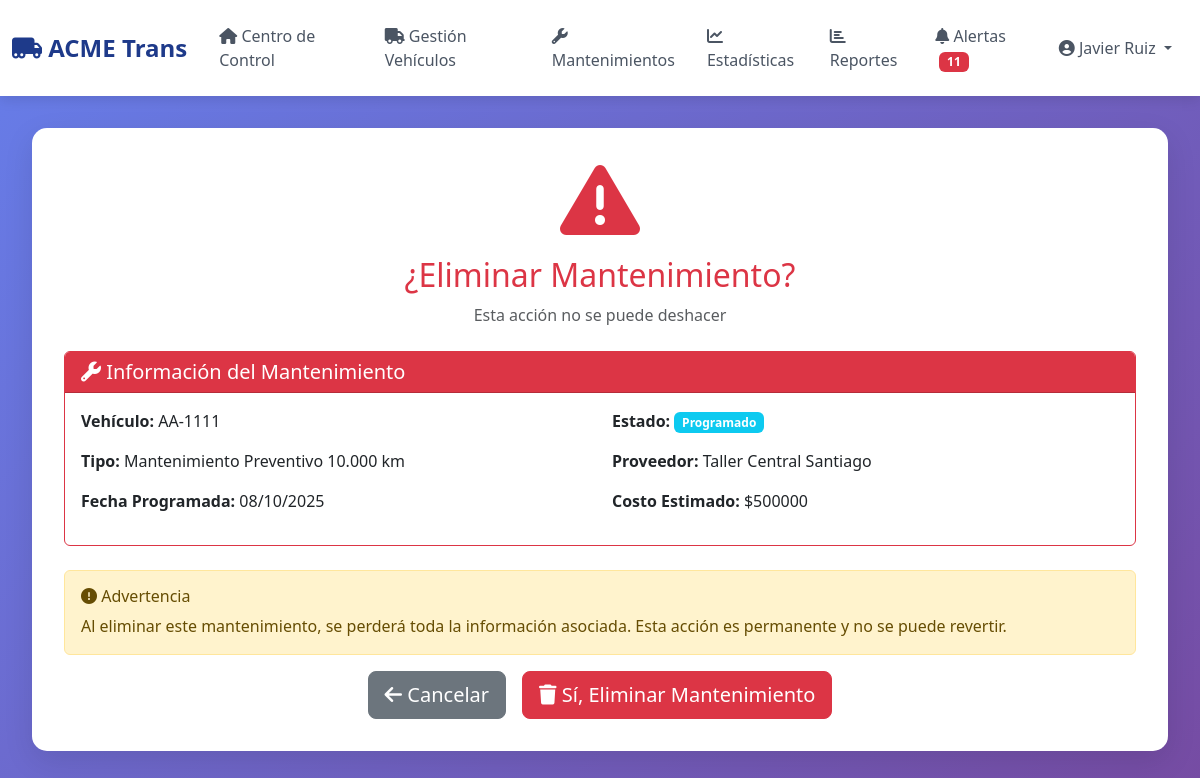
Page /dashboard/mantenimientos/2/eliminar/ (signed in) on the earlier database version.
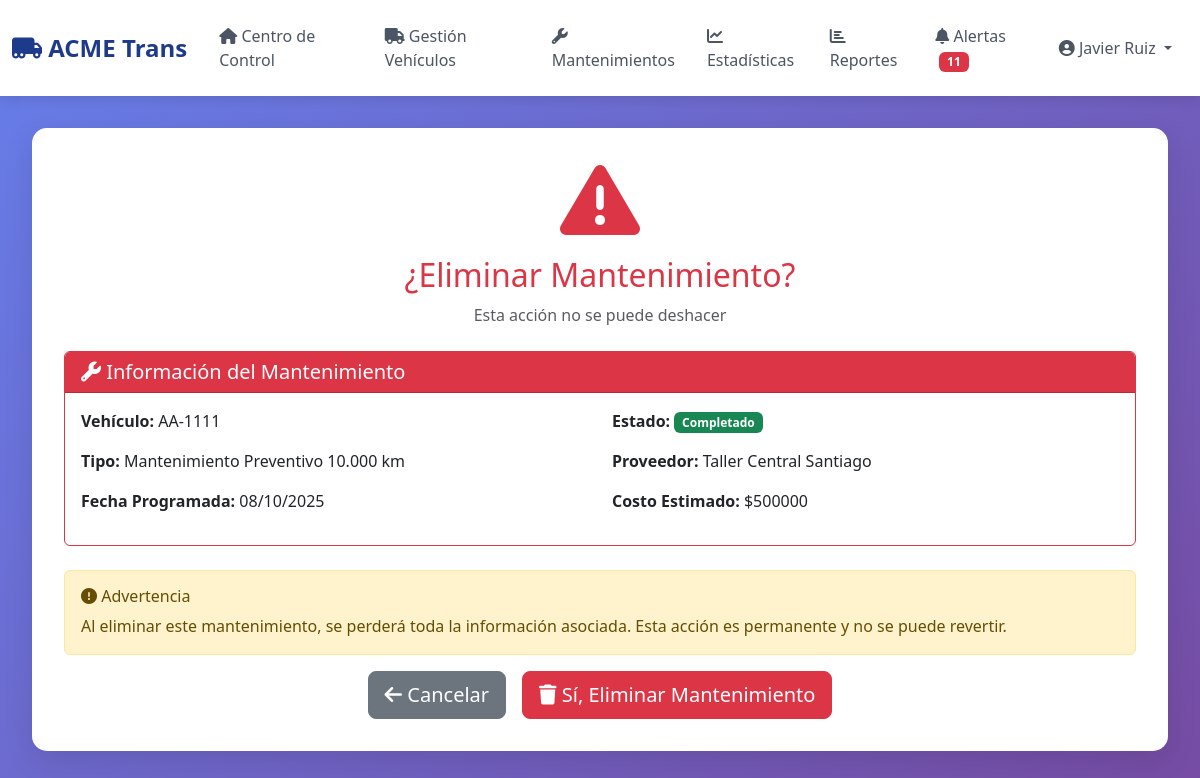
Same page on the later database version.
### flota/models.py (models this page shows, shortened)
class Mantenimiento(models.Model):
    ESTADO_CHOICES = [
        ('programado', 'Programado'),
        ('en_proceso', 'En Proceso'),
        ('completado', 'Completado'),
        ('cancelado', 'Cancelado'),
    ]
    TIPO_CHOICES = [
        ('preventivo', 'Preventivo'),
        ('correctivo', 'Correctivo'),
    ]
    PRIORIDAD_CHOICES = [
        ('baja', 'Baja'),
        ('media', 'Media'),
        ('alta', 'Alta'),
        ('critica', 'Crítica'),
    ]
    vehiculo = models.ForeignKey(
        Vehiculo,
        on_delete=models.CASCADE,
        related_name='mantenimientos',
        verbose_name="Vehículo"
    )
    tipo_mantenimiento = models.ForeignKey(
        TipoMantenimiento,
        on_delete=models.CASCADE,
        verbose_name="Tipo de Mantenimiento"
    )
    proveedor = models.ForeignKey(
        Proveedor,
        on_delete=models.CASCADE,
        verbose_name="Proveedor"
    )
    tipo = models.CharField(
        max_length=20,
        choices=TIPO_CHOICES,
        default='preventivo',
        verbose_name="Tipo"
    )
    estado = models.CharField(
        max_length=20,
        choices=ESTADO_CHOICES,
        default='programado',
        verbose_name="Estado"
    )
    prioridad = models.CharField(
        max_length=20,
        choices=PRIORIDAD_CHOICES,
        default='media',
        verbose_name="Prioridad"
    )
    fecha_programada = models.DateField(verbose_name="Fecha Programada")
    fecha_realizacion = models.DateField(null=True, blank=True, verbose_name="Fecha de Realización")
    kilometraje_programado = models.IntegerField(verbose_name="Kilometraje Programado")
    costo_estimado = models.DecimalField(
        max_digits=10,
        decimal_places=0,
        verbose_name="Costo Estimado"
    )
    costo_real = models.DecimalField(
        max_digits=10,
        decimal_places=0,
        null=True,
        blank=True,
        verbose_name="Costo Real"
    )
    tiempo_estimado_horas = models.IntegerField(
        default=4,
        verbose_name="Tiempo Estimado (horas)"
    )
    descripcion = models.TextField(verbose_name="Descripción del Trabajo")
    observaciones_programacion = models.TextField(
        blank=True,
        verbose_name="Observaciones"
    )
    usuario_programacion = models.ForeignKey(
        User,
        on_delete=models.CASCADE,
        related_name='mantenimientos_programados',
        verbose_name="Usuario que Programó"
    )
    fecha_creacion = models.DateTimeField(auto_now_add=True)
    fecha_modificacion = models.DateTimeField(auto_now=True)
    class Meta:
        verbose_name = "Mantenimiento"
        verbose_name_plural = "Mantenimientos"
        ordering = ['-fecha_programada']

class Vehiculo(models.Model):
    ESTADO_CHOICES = [
        ('operativo', 'Operativo'),
        ('mantenimiento', 'En Mantenimiento'),
        ('fuera_servicio', 'Fuera de Servicio'),
    ]
    TIPO_CAPACIDAD_CHOICES = [
        ('GC', 'Gran Capacidad'),
        ('MC', 'Mediana Capacidad'),
    ]
    patente = models.CharField(max_length=10, unique=True, verbose_name="Patente")
    marca = models.CharField(max_length=50, verbose_name="Marca")
    modelo = models.CharField(max_length=50, verbose_name="Modelo")
    año = models.IntegerField(verbose_name="Año")
    tipo_capacidad = models.CharField(
        max_length=2,
        choices=TIPO_CAPACIDAD_CHOICES,
        default='MC',
        verbose_name="Tipo de Capacidad"
    )
    estado = models.CharField(
        max_length=20,
        choices=ESTADO_CHOICES,
        default='operativo',
        verbose_name="Estado"
    )
    kilometraje_actual = models.IntegerField(default=0, verbose_name="Kilometraje Actual")
    centro_operacion = models.ForeignKey(
        CentroOperacional,
        on_delete=models.CASCADE,
        related_name='vehiculos',
        verbose_name="Centro Operacional"
    )
    numero_chasis = models.CharField(max_length=50, blank=True, verbose_name="Número de Chasis")
    numero_motor = models.CharField(max_length=50, blank=True, verbose_name="Número de Motor")
    valor_adquisicion = models.DecimalField(
        max_digits=12,
        decimal_places=0,
        null=True,
        blank=True,
        verbose_name="Valor de Adquisición"
    )
    fecha_adquisicion = models.DateField(
        null=True,
        blank=True,
        verbose_name="Fecha de Adquisición"
    )
    imagen = models.ImageField(
        upload_to='vehiculos/',
        null=True,
        blank=True,
        verbose_name="Foto del Vehículo"
    )
    observaciones = models.TextField(blank=True, verbose_name="Observaciones")
    activo = models.BooleanField(default=True)
    fecha_creacion = models.DateTimeField(auto_now_add=True)
    fecha_modificacion = models.DateTimeField(auto_now=True)
    class Meta:
        verbose_name = "Vehículo"
        verbose_name_plural = "Vehículos"
        ordering = ['patente']

class TipoMantenimiento(models.Model):
    nombre = models.CharField(max_length=100, verbose_name="Nombre")
    descripcion = models.TextField(verbose_name="Descripción")
    frecuencia_km = models.IntegerField(
        help_text="Cada cuántos km se debe realizar",
        verbose_name="Frecuencia (km)"
    )
    costo_estimado = models.DecimalField(
        max_digits=10,
        decimal_places=0,
        verbose_name="Costo Estimado"
    )
    tiempo_estimado_horas = models.IntegerField(verbose_name="Tiempo Estimado (horas)")
    es_preventivo = models.BooleanField(default=True, verbose_name="¿Es Preventivo?")
    activo = models.BooleanField(default=True)
    class Meta:
        verbose_name = "Tipo de Mantenimiento"
        verbose_name_plural = "Tipos de Mantenimiento"

class Proveedor(models.Model):
    nombre = models.CharField(max_length=100, verbose_name="Nombre")
    rut = models.CharField(max_length=12, verbose_name="RUT")
    direccion = models.TextField(verbose_name="Dirección")
    telefono = models.CharField(max_length=20, verbose_name="Teléfono")
    email = models.EmailField(verbose_name="Email")
    contacto_principal = models.CharField(max_length=100, verbose_name="Contacto Principal")
    especialidad = models.CharField(max_length=100, verbose_name="Especialidad")
    activo = models.BooleanField(default=True)
    fecha_creacion = models.DateTimeField(auto_now_add=True)
    class Meta:
        verbose_name = "Proveedor"
        verbose_name_plural = "Proveedores"

### flota/views.py (the view)
# urls.py: path('mantenimientos/<int:pk>/eliminar/', views.mantenimiento_eliminar_view, name='mantenimiento_eliminar'),
@login_required
def mantenimiento_eliminar_view(request, pk):
    mantenimiento = get_object_or_404(Mantenimiento, pk=pk)
    if request.method == 'POST':
        vehiculo = mantenimiento.vehiculo.patente
        mantenimiento.delete()
        messages.success(request, f'✅ Mantenimiento de {vehiculo} eliminado.')
        return redirect('flota:mantenimientos')
    context = {
        'mantenimiento': mantenimiento,
        'page_title': 'Eliminar Mantenimiento',
    }
    return render(request, 'flota/mantenimiento_eliminar.html', context)

### flota/templates/flota/mantenimiento_eliminar.html (shortened to what this page needs)
{% extends 'flota/base.html' %}
{% block content %}
<div class="card-custom">
    <div class="text-center mb-4">
        <i class="fas fa-exclamation-triangle fa-5x text-danger mb-3"></i>
        <h2 class="text-danger">¿Eliminar Mantenimiento?</h2>
        <p class="text-muted">Esta acción no se puede deshacer</p>
    </div>
    <div class="card border-danger mb-4">
        <div class="card-header bg-danger text-white">
            <h5 class="mb-0"><i class="fas fa-wrench"></i> Información del Mantenimiento</h5>
        </div>
        <div class="card-body">
            <div class="row">
                <div class="col-md-6">
                    <p><strong>Vehículo:</strong> {{ mantenimiento.vehiculo.patente }}</p>
                    <p><strong>Tipo:</strong> {{ mantenimiento.tipo_mantenimiento.nombre }}</p>
                    <p><strong>Fecha Programada:</strong> {{ mantenimiento.fecha_programada|date:"d/m/Y" }}</p>
                </div>
                <div class="col-md-6">
                    <p><strong>Estado:</strong>
                        <span class="badge {% if mantenimiento.estado == 'completado' %}bg-success{% elif mantenimiento.estado == 'en_proceso' %}bg-warning{% else %}bg-info{% endif %}">
                            {{ mantenimiento.get_estado_display }}
                        </span>
                    </p>
                    <p><strong>Proveedor:</strong> {{ mantenimiento.proveedor.nombre }}</p>
                    <p><strong>Costo Estimado:</strong> ${{ mantenimiento.costo_estimado|floatformat:0 }}</p>
                </div>
            </div>
        </div>
    </div>
    <div class="alert alert-warning" role="alert">
        <h6 class="alert-heading"><i class="fas fa-exclamation-circle"></i> Advertencia</h6>
        <p class="mb-0">
            Al eliminar este mantenimiento, se perderá toda la información asociada.
            Esta acción es permanente y no se puede revertir.
        </p>
    </div>
    <form method="post">
        <div class="d-flex justify-content-center gap-3">
            <a href="{% url 'flota:mantenimiento_detalle' mantenimiento.pk %}" class="btn btn-secondary btn-lg">
                <i class="fas fa-arrow-left"></i> Cancelar
            </a>
            <button type="submit" class="btn btn-danger btn-lg">
                <i class="fas fa-trash"></i> Sí, Eliminar Mantenimiento
            </button>
        </div>
    </form>
</div>
{% endblock %}

Differences in the rows shown:
changed Mantenimiento "AA-1111": estado "Programado" → "Completado"
